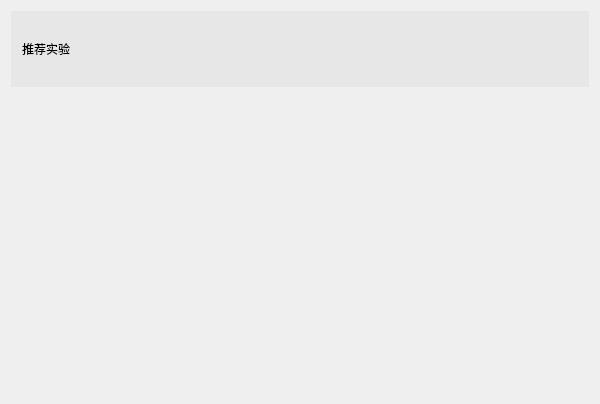
<?xml version="1.0" encoding="UTF-8"?>
<ui version="4.0">
 <class>MainWindowClass</class>
 <widget class="QMainWindow" name="MainWindowClass">
  <property name="geometry">
   <rect>
    <x>0</x>
    <y>0</y>
    <width>600</width>
    <height>400</height>
   </rect>
  </property>
  <property name="windowTitle">
   <string>MainWindow</string>
  </property>
  <property name="styleSheet">
   <string notr="true">*{
border:none
}

QWidget#topBar{
background-color:rgb(231, 231, 231)
}</string>
  </property>
  <widget class="QWidget" name="centralWidget">
   <layout class="QVBoxLayout" name="verticalLayout">
    <item>
     <widget class="QWidget" name="topBar" native="true">
      <property name="minimumSize">
       <size>
        <width>0</width>
        <height>76</height>
       </size>
      </property>
      <layout class="QHBoxLayout" name="horizontalLayout">
       <item>
        <widget class="QLabel" name="label">
         <property name="text">
          <string>推荐实验</string>
         </property>
        </widget>
       </item>
       <item>
        <spacer name="horizontalSpacer">
         <property name="orientation">
          <enum>Qt::Orientation::Horizontal</enum>
         </property>
         <property name="sizeHint" stdset="0">
          <size>
           <width>469</width>
           <height>20</height>
          </size>
         </property>
        </spacer>
       </item>
       <item>
        <widget class="QPushButton" name="pushButton">
         <property name="text">
          <string/>
         </property>
        </widget>
       </item>
      </layout>
     </widget>
    </item>
    <item>
     <widget class="QWidget" name="contentWidget" native="true">
      <property name="minimumSize">
       <size>
        <width>0</width>
        <height>300</height>
       </size>
      </property>
     </widget>
    </item>
   </layout>
  </widget>
 </widget>
 <layoutdefault spacing="6" margin="11"/>
 <resources/>
 <connections/>
</ui>
